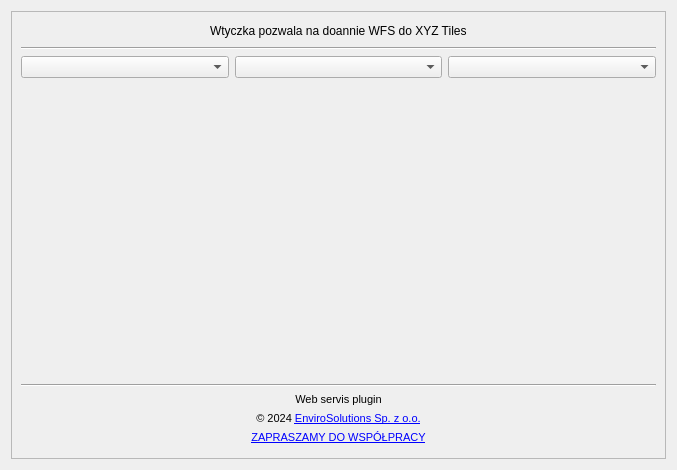
<?xml version="1.0" encoding="UTF-8"?>
<ui version="4.0">
 <class>WebServicePluginDialogBase</class>
 <widget class="QDialog" name="WebServicePluginDialogBase">
  <property name="geometry">
   <rect>
    <x>0</x>
    <y>0</y>
    <width>677</width>
    <height>470</height>
   </rect>
  </property>
  <property name="windowTitle">
   <string>web_service_plugin</string>
  </property>
  <layout class="QGridLayout" name="gridLayout">
   <item row="0" column="0">
    <widget class="QScrollArea" name="scrollArea">
     <property name="maximumSize">
      <size>
       <width>659</width>
       <height>452</height>
      </size>
     </property>
     <property name="widgetResizable">
      <bool>true</bool>
     </property>
     <widget class="QWidget" name="scrollAreaWidgetContents_2">
      <property name="geometry">
       <rect>
        <x>0</x>
        <y>0</y>
        <width>657</width>
        <height>450</height>
       </rect>
      </property>
      <layout class="QVBoxLayout" name="verticalLayout_35">
       <item>
        <layout class="QVBoxLayout" name="naglowek">
         <item>
          <layout class="QHBoxLayout" name="horizontalLayout">
           <item>
            <spacer name="horizontalSpacer_9">
             <property name="orientation">
              <enum>Qt::Horizontal</enum>
             </property>
             <property name="sizeHint" stdset="0">
              <size>
               <width>40</width>
               <height>20</height>
              </size>
             </property>
            </spacer>
           </item>
           <item>
            <widget class="QLabel" name="label_97">
             <property name="text">
              <string>Wtyczka pozwala na doannie WFS do XYZ Tiles</string>
             </property>
             <property name="scaledContents">
              <bool>true</bool>
             </property>
            </widget>
           </item>
           <item>
            <spacer name="horizontalSpacer_10">
             <property name="orientation">
              <enum>Qt::Horizontal</enum>
             </property>
             <property name="sizeHint" stdset="0">
              <size>
               <width>40</width>
               <height>20</height>
              </size>
             </property>
            </spacer>
           </item>
          </layout>
         </item>
         <item>
          <widget class="Line" name="line_42">
           <property name="orientation">
            <enum>Qt::Horizontal</enum>
           </property>
          </widget>
         </item>
        </layout>
       </item>
       <item>
        <layout class="QHBoxLayout" name="horizontalLayout_20">
         <item>
          <widget class="QComboBox" name="comboBox_wojewodztwa"/>
         </item>
         <item>
          <widget class="QComboBox" name="comboBox_powiaty"/>
         </item>
         <item>
          <widget class="QComboBox" name="comboBox_gminy"/>
         </item>
        </layout>
       </item>
       <item>
        <layout class="QVBoxLayout" name="verticalLayout_34">
         <item>
          <spacer name="verticalSpacer">
           <property name="orientation">
            <enum>Qt::Vertical</enum>
           </property>
           <property name="sizeHint" stdset="0">
            <size>
             <width>17</width>
             <height>198</height>
            </size>
           </property>
          </spacer>
         </item>
         <item>
          <widget class="Line" name="line_41">
           <property name="orientation">
            <enum>Qt::Horizontal</enum>
           </property>
          </widget>
         </item>
         <item>
          <layout class="QHBoxLayout" name="Stopka">
           <property name="spacing">
            <number>5</number>
           </property>
           <property name="leftMargin">
            <number>5</number>
           </property>
           <property name="topMargin">
            <number>0</number>
           </property>
           <property name="rightMargin">
            <number>5</number>
           </property>
           <property name="bottomMargin">
            <number>5</number>
           </property>
           <item>
            <widget class="QLabel" name="label_95">
             <property name="maximumSize">
              <size>
               <width>60</width>
               <height>60</height>
              </size>
             </property>
             <property name="text">
              <string/>
             </property>
             <property name="pixmap">
              <pixmap>D:/pobieracz_danych_gugik-master/pobieracz_danych_gugik-master/img/pobieracz_logo.svg</pixmap>
             </property>
             <property name="scaledContents">
              <bool>true</bool>
             </property>
             <property name="margin">
              <number>5</number>
             </property>
            </widget>
           </item>
           <item>
            <layout class="QGridLayout" name="gridLayout_11">
             <property name="spacing">
              <number>6</number>
             </property>
             <item row="1" column="0">
              <widget class="QLabel" name="lbl_copyrights_3">
               <property name="font">
                <font>
                 <pointsize>8</pointsize>
                </font>
               </property>
               <property name="text">
                <string>&lt;html&gt;&lt;head/&gt;&lt;body&gt;&lt;p&gt;© 2024 &lt;a href=&quot;http://www.envirosolutions.pl/&quot;&gt;&lt;span style=&quot; text-decoration: underline; color:#0000ff;&quot;&gt;EnviroSolutions Sp. z o.o.&lt;/span&gt;&lt;/a&gt;&lt;/p&gt;&lt;/body&gt;&lt;/html&gt;</string>
               </property>
               <property name="textFormat">
                <enum>Qt::RichText</enum>
               </property>
               <property name="alignment">
                <set>Qt::AlignCenter</set>
               </property>
               <property name="openExternalLinks">
                <bool>true</bool>
               </property>
               <property name="textInteractionFlags">
                <set>Qt::TextBrowserInteraction</set>
               </property>
              </widget>
             </item>
             <item row="2" column="0">
              <widget class="QLabel" name="lbl_email_3">
               <property name="font">
                <font>
                 <pointsize>8</pointsize>
                </font>
               </property>
               <property name="text">
                <string>&lt;html&gt;&lt;head/&gt;&lt;body&gt;&lt;p&gt;&lt;a href=&quot;mailto:office@envirosolutions.pl&quot;&gt;&lt;span style=&quot; text-decoration: underline; color:#0000ff;&quot;&gt;ZAPRASZAMY DO WSPÓŁPRACY&lt;/span&gt;&lt;/a&gt;&lt;/p&gt;&lt;/body&gt;&lt;/html&gt;</string>
               </property>
               <property name="textFormat">
                <enum>Qt::RichText</enum>
               </property>
               <property name="alignment">
                <set>Qt::AlignCenter</set>
               </property>
               <property name="openExternalLinks">
                <bool>true</bool>
               </property>
               <property name="textInteractionFlags">
                <set>Qt::TextBrowserInteraction</set>
               </property>
              </widget>
             </item>
             <item row="0" column="0">
              <widget class="QLabel" name="lbl_pluginVersion_3">
               <property name="font">
                <font>
                 <pointsize>8</pointsize>
                </font>
               </property>
               <property name="text">
                <string>Web servis plugin</string>
               </property>
               <property name="alignment">
                <set>Qt::AlignCenter</set>
               </property>
              </widget>
             </item>
            </layout>
           </item>
           <item>
            <widget class="QLabel" name="label_96">
             <property name="sizePolicy">
              <sizepolicy hsizetype="Maximum" vsizetype="Minimum">
               <horstretch>0</horstretch>
               <verstretch>0</verstretch>
              </sizepolicy>
             </property>
             <property name="maximumSize">
              <size>
               <width>60</width>
               <height>60</height>
              </size>
             </property>
             <property name="font">
              <font>
               <pointsize>19</pointsize>
              </font>
             </property>
             <property name="mouseTracking">
              <bool>true</bool>
             </property>
             <property name="text">
              <string/>
             </property>
             <property name="pixmap">
              <pixmap>D:/pobieracz_danych_gugik-master/pobieracz_danych_gugik-master/img/es_logo.svg</pixmap>
             </property>
             <property name="scaledContents">
              <bool>true</bool>
             </property>
             <property name="margin">
              <number>0</number>
             </property>
            </widget>
           </item>
          </layout>
         </item>
        </layout>
       </item>
      </layout>
     </widget>
    </widget>
   </item>
  </layout>
 </widget>
 <resources/>
 <connections/>
</ui>
